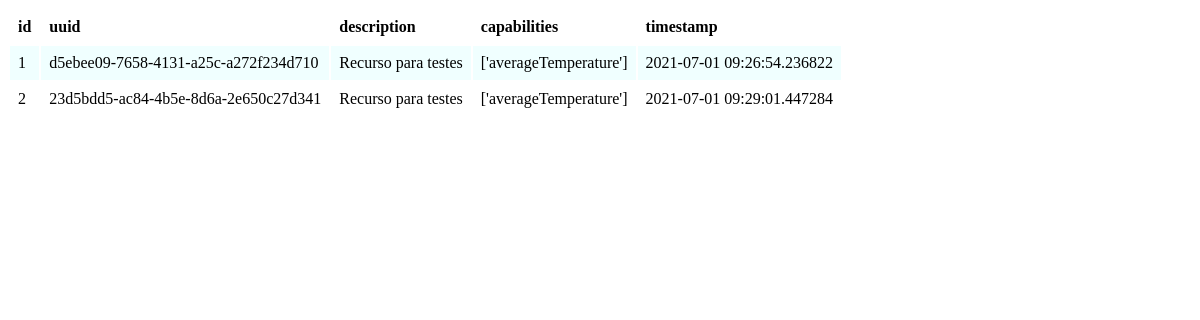
Page /resources on the committed database.
### database.py (models this page shows)
class BaseModel(peewee.Model):
    class Meta:
        database=db

class VirtualRes(BaseModel):
    uuid=peewee.TextField(unique=True)
    description = peewee.TextField(default=None)
    capabilities = peewee.TextField(default=None)
    timestamp=peewee.DateTimeField(default=datetime.now())

### app.py (the view, shortened to what this page needs)
@app.route('/resources', methods =['GET', 'POST', 'DELETE'])
def receiver():
    if request.method == 'GET':
        headers = ("id","uuid","description","capabilities","timestamp")
        resources = cataloguer.consultResource()
        return render_template("table.html", headings=headers, data=resources)

### cataloguer.py (called while the page is built)
    def consultResource(self):
        try:
            print("[Cataloguer] Consultando Resources")
            resources = VirtualRes.select()
            return resources
        except:
            print("[Cataloguer] Erro no processo de consulta do Resource")
            return -1

### templates/table.html (shortened to what this page needs)
<!DOCTYPE html>
<html lang="en">
    <head>
        <link rel="stylesheet" href="/static/table.css" />
    </head>
    <body>
        <table calss="table">
            <tr class="table__header">
                {% for header in headings %}
                <th class="table__cell">{{ header }}</th>
                {% endfor %}
            </tr>
            {% for row in data.dicts() %}
            <tr class="table__row">
                {% for cell in row %}
                <td class="table__cell">{{ row[cell] }}</td>
                {% endfor %}
            </tr>
            {% endfor %}
        </table>
    </body>
</html>

### static/table.css (style rules this page uses)
.table__row:nth-child(even) { background-color:azure; }
.table__header { text-align: left; }
.table__cell { padding: 8px; }

### rows in the picture
VirtualRes: id "1" "d5ebee09-7658-4131-a25c-a272f234d710" "Recurso para testes" "['averageTemperature']" "2021-07-01 09:26:54.236822"
VirtualRes: id "2" "23d5bdd5-ac84-4b5e-8d6a-2e650c27d341" "Recurso para testes" "['averageTemperature']" "2021-07-01 09:29:01.447284"

### other values in the picture
{{ header }} "id" "uuid" "description" "capabilities" "timestamp"
